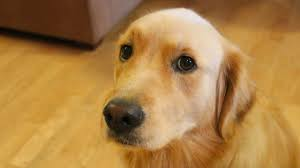
#> input picture dog1.jpeg, 300 x 168 px
$ python Imgadd.py
#> lines starting #> are read from the running program, lines starting #| are printed output that depends on the picture
#!/usr/bin/python3

import  cv2
import numpy  as  np
print(cv2.__version__)

# now reading image
#  image flags                       1
dog_img=cv2.imread('dog1.jpeg')
#> dog_img is the input picture: shape (168, 300, 3); mean B, G, R 70.3, 128.6, 172
cat_img=cv2.imread('cat1.jpeg')
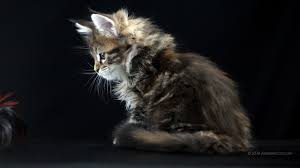
#> input picture cat1.jpeg, 300 x 168 px
#> cat_img is the input picture: shape (168, 300, 3); mean B, G, R 29.3, 29, 29.8
adimg=cv2.add(dog_img,cat_img)
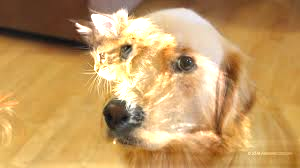
#> adimg: shape (168, 300, 3); mean B, G, R 99.2, 155.4, 195.7
cat_dog=dog_img+cat_img         # gamma -- 0 /  1
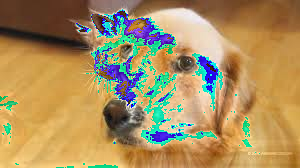
#> cat_dog: shape (168, 300, 3); mean B, G, R 96.1, 143.8, 169.7
cat_dog=cv2.addWeighted(dog_img,0.5,cat_img,0.5,0)
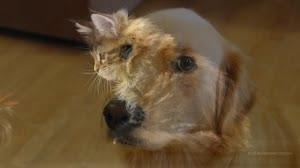
#> cat_dog: shape (168, 300, 3); mean B, G, R 49.8, 78.8, 100.9
cv2.imshow('td',cat_dog)
cv2.imshow('td1',adimg)
cv2.waitKey(0)
